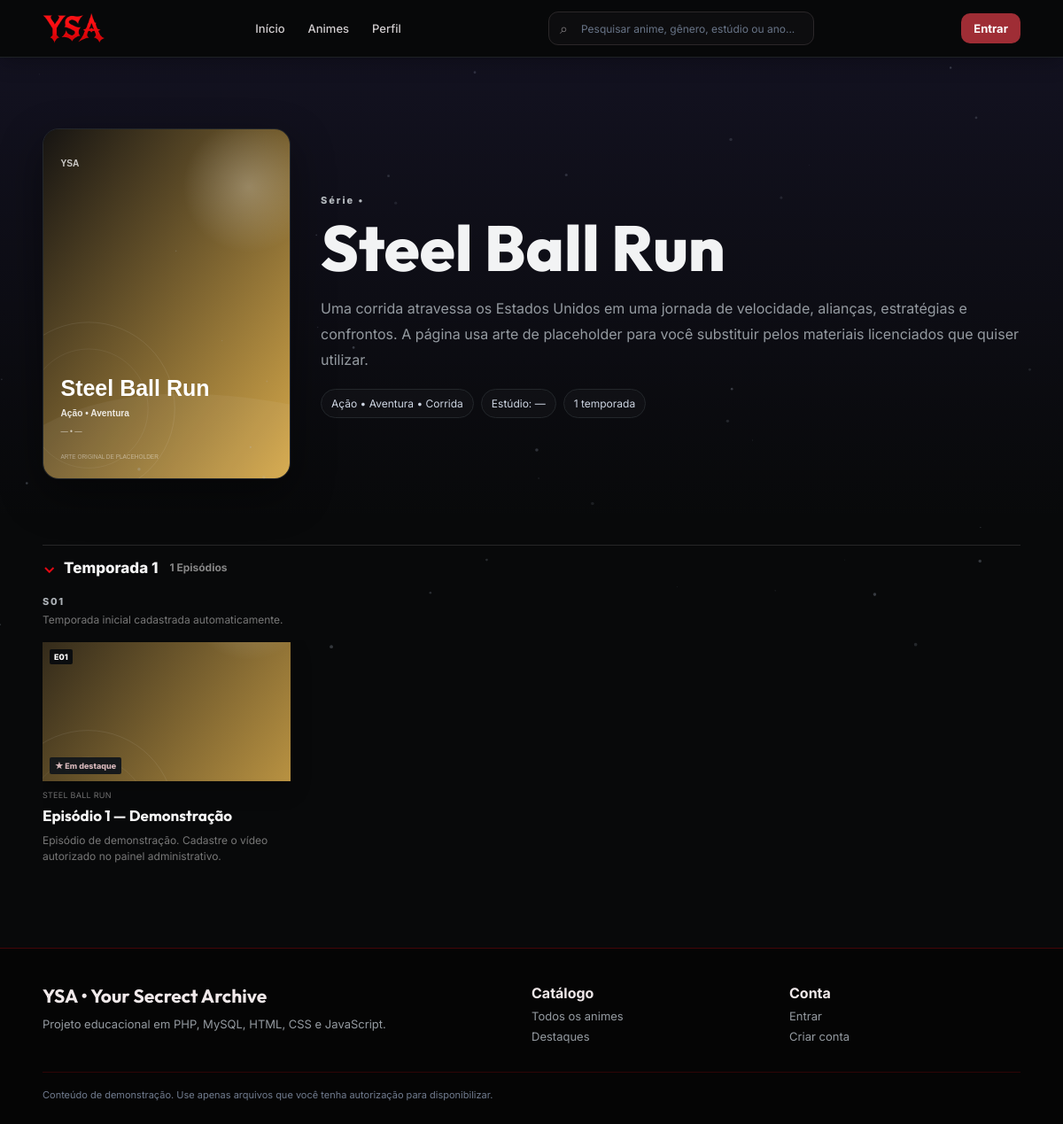
Screenshot of /pages/anime.php?slug=steel-ball-run with the database file from the repository.
### tables this page shows
CREATE TABLE animes (
    id INT UNSIGNED AUTO_INCREMENT PRIMARY KEY,
    titulo VARCHAR(180) NOT NULL,
    slug VARCHAR(180) NOT NULL UNIQUE,
    tipo VARCHAR(40) NOT NULL DEFAULT 'Série',
    ano SMALLINT NULL,
    generos VARCHAR(255) NOT NULL,
    estudio VARCHAR(120) NOT NULL,
    sinopse TEXT NULL,
    poster VARCHAR(500) NOT NULL,
    destaque TINYINT(1) NOT NULL DEFAULT 0,
    criado_em DATETIME NOT NULL DEFAULT CURRENT_TIMESTAMP,
    atualizado_em DATETIME NOT NULL DEFAULT CURRENT_TIMESTAMP ON UPDATE CURRENT_TIMESTAMP,
    INDEX idx_anime_destaque (destaque)
);

CREATE TABLE temporadas (
    id INT UNSIGNED AUTO_INCREMENT PRIMARY KEY,
    anime_id INT UNSIGNED NOT NULL,
    numero INT UNSIGNED NOT NULL,
    titulo VARCHAR(120) NOT NULL,
    descricao VARCHAR(500) NULL,
    criado_em DATETIME NOT NULL DEFAULT CURRENT_TIMESTAMP,
    CONSTRAINT fk_temporada_anime FOREIGN KEY (anime_id) REFERENCES animes(id) ON DELETE CASCADE ON UPDATE CASCADE,
    UNIQUE KEY uq_temporada_anime_numero (anime_id, numero),
    INDEX idx_temporada_anime (anime_id)
);

CREATE TABLE episodios (
    id INT UNSIGNED AUTO_INCREMENT PRIMARY KEY,
    temporada_id INT UNSIGNED NOT NULL,
    numero INT UNSIGNED NOT NULL,
    titulo VARCHAR(180) NOT NULL,
    descricao VARCHAR(1000) NULL,
    thumb VARCHAR(500) NULL,
    video VARCHAR(1000) NULL,
    video_tipo ENUM('mp4','hls','youtube') NOT NULL DEFAULT 'mp4',
    destaque TINYINT(1) NOT NULL DEFAULT 0,
    criado_em DATETIME NOT NULL DEFAULT CURRENT_TIMESTAMP,
    atualizado_em DATETIME NOT NULL DEFAULT CURRENT_TIMESTAMP ON UPDATE CURRENT_TIMESTAMP,
    CONSTRAINT fk_episodio_temporada FOREIGN KEY (temporada_id) REFERENCES temporadas(id) ON DELETE CASCADE ON UPDATE CASCADE,
    UNIQUE KEY uq_episodio_temporada_numero (temporada_id, numero),
    INDEX idx_episodio_destaque (destaque)
);

### includes/database.php (called while the page is built, shortened)
<?php
function db(): PDO
{
    static $pdo = null;
    if ($pdo instanceof PDO) return $pdo;
    $dsn = 'mysql:host=' . DB_HOST . ';port=' . DB_PORT . ';dbname=' . DB_NAME . ';charset=' . DB_CHARSET;
    $pdo = new PDO($dsn, DB_USER, DB_PASS, [
        PDO::ATTR_ERRMODE => PDO::ERRMODE_EXCEPTION,
        PDO::ATTR_DEFAULT_FETCH_MODE => PDO::FETCH_ASSOC,
        PDO::ATTR_EMULATE_PREPARES => false,
    ]);
    return $pdo;
}

### includes/functions.php (called while the page is built, shortened)
<?php
require_once __DIR__ . '/database.php';
function e(?string $value): string { return htmlspecialchars((string)$value, ENT_QUOTES, 'UTF-8'); }
function url(string $path = ''): string {
    $base = rtrim(BASE_URL, '/');
    if ($path === '') return $base . '/';
    $path = str_replace('\\', '/', $path);
    return $base . '/' . ltrim($path, '/');
}
function find_anime_by_slug(string $slug): ?array {
    $stmt = db()->prepare('SELECT a.*, COUNT(e.id) total_episodios, COUNT(DISTINCT t.id) total_temporadas
                           FROM animes a LEFT JOIN temporadas t ON t.anime_id=a.id
                           LEFT JOIN episodios e ON e.temporada_id=t.id WHERE a.slug=? GROUP BY a.id LIMIT 1');
    $stmt->execute([$slug]); $r=$stmt->fetch(); return $r ?: null;
}
function all_seasons(?int $animeId = null): array {
    if ($animeId !== null) {
        $stmt = db()->prepare("SELECT t.*, a.titulo anime_titulo, COUNT(e.id) total_episodios
                               FROM temporadas t INNER JOIN animes a ON a.id=t.anime_id
                               LEFT JOIN episodios e ON e.temporada_id=t.id
                               WHERE t.anime_id=? GROUP BY t.id ORDER BY t.numero ASC");
        $stmt->execute([$animeId]); return $stmt->fetchAll();
    }
    return db()->query("SELECT t.*, a.titulo anime_titulo, COUNT(e.id) total_episodios
                        FROM temporadas t INNER JOIN animes a ON a.id=t.anime_id
                        LEFT JOIN episodios e ON e.temporada_id=t.id
                        GROUP BY t.id ORDER BY a.titulo ASC,t.numero ASC")->fetchAll();
}
function episodes_by_anime(int $animeId): array {
    $stmt=db()->prepare("SELECT e.*,t.numero temporada_numero,t.titulo temporada_titulo
                         FROM episodios e INNER JOIN temporadas t ON t.id=e.temporada_id
                         WHERE t.anime_id=? ORDER BY t.numero ASC,e.numero ASC");
    $stmt->execute([$animeId]); return $stmt->fetchAll();
}

### pages/anime.php (the view, shortened to what this page needs)
<?php
$slug = trim((string)($_GET['slug'] ?? ''));
$anime = find_anime_by_slug($slug);
$seasons = all_seasons((int)$anime['id']);
$episodes = episodes_by_anime((int)$anime['id']);
$progressMap = is_logged_in()
    ? episode_progress_map((int)current_user()['id'], array_map('intval', array_column($episodes, 'id')))
    : [];
$currentSeason = null;
if (!$currentSeason && $seasons) {
    $currentSeason = $seasons[0];
}
require __DIR__ . '/../includes/header.php';
?>
<main>
    <section class="detail-hero">
        <div class="container detail-grid reveal">
            <div class="detail-poster">
                <img src="<?= e(url($anime['poster'])) ?>" alt="<?= e($anime['titulo']) ?>">
            </div>
            <div class="detail-copy">
                <span class="section-kicker"><?= e($anime['tipo']) ?> • <?= e((string)$anime['ano']) ?></span>
                <h1><?= e($anime['titulo']) ?></h1>
                <p class="detail-synopsis"><?= e($anime['sinopse']) ?></p>
                <div class="chips">
                    <span><?= e($anime['generos']) ?></span>
                    <span>Estúdio: <?= e($anime['estudio']) ?></span>
                    <span><?= (int)$anime['total_temporadas'] ?> temporada<?= (int)$anime['total_temporadas'] === 1 ? '' : 's' ?></span>
                </div>
            </div>
        </div>
    </section>
    <section
        class="section season-section container"
        id="animeSeasons"
        data-anime-slug="<?= e($slug) ?>"
        data-base-url="<?= e(url('pages/anime.php?slug=' . rawurlencode($slug))) ?>"
    >
        <?php if ($currentSeason): ?>
            <div class="season-toolbar">
                <div class="season-toolbar-title">
                    <div class="season-picker" id="seasonPicker">
                        <button
                            type="button"
                            class="season-picker-trigger"
                            id="seasonPickerTrigger"
                            aria-expanded="false"
                            aria-controls="seasonPickerMenu"
                        >
                            <span class="season-picker-chevron" aria-hidden="true">⌄</span>
                            <span class="season-picker-current" id="seasonPickerCurrent"><?= e($currentSeason['titulo']) ?></span>
                            <span class="season-picker-count" id="seasonPickerCount">
                                <?php
                                $selectedEpisodeCount = 0;
                                foreach ($episodes as $episode) {
                                    if ((int)$episode['temporada_id'] === (int)$currentSeason['id']) {
                                        $selectedEpisodeCount++;
                                    }
                                }
                                echo $selectedEpisodeCount;
                                ?> Episódios
                            </span>
                        </button>
                    </div>
                </div>
            </div>
            <?php foreach ($seasons as $seasonPanel): ?>
                <?php
                $seasonId = (int)$seasonPanel['id'];
                $seasonEpisodes = array_values(array_filter(
                    $episodes,
                    fn($ep) => (int)$ep['temporada_id'] === $seasonId
                ));
                $isVisible = $seasonId === (int)$currentSeason['id'];
                ?>
                <div
                    class="season-episodes-panel<?= $isVisible ? ' is-active' : '' ?>"
                    data-season-panel="<?= $seasonId ?>"
                    <?= $isVisible ? '' : 'hidden' ?>
                >
                    <div class="season-active-meta">
                        <div>
                            <span class="season-number">S<?= str_pad((string)$seasonPanel['numero'], 2, '0', STR_PAD_LEFT) ?></span>
                            <?php if (!empty($seasonPanel['descricao'])): ?>
                                <p><?= e($seasonPanel['descricao']) ?></p>
                            <?php endif; ?>
                        </div>
                    </div>
                    <div class="episode-row" aria-label="Episódios da <?= e($seasonPanel['titulo']) ?>">
                        <?php foreach ($seasonEpisodes as $ep): $progress = $progressMap[(int)$ep['id']] ?? null; ?>
                            <a
                                class="episode-card episode-card-stream reveal"
                                href="<?= e(url('pages/assistir.php?ep=' . (int)$ep['id'])) ?>"
                            >
                                <div class="episode-thumb">
                                    <img src="<?= e(url($ep['thumb'] ?: 'assets/img/anime/generic.svg')) ?>" alt="">
                                    <span class="episode-num">E<?= str_pad((string)$ep['numero'], 2, '0', STR_PAD_LEFT) ?></span>
                                    <?php if (!empty($ep['destaque'])): ?>
                                        <span class="featured">★ Em destaque</span>
                                    <?php endif; ?>
                                </div>
                                <div class="episode-body">
                                    <small><?= e($anime['titulo']) ?></small>
                                    <h3><?= e($ep['titulo']) ?></h3>
                                    <p><?= e($ep['descricao'] ?: 'Sem descrição cadastrada.') ?></p>
                                </div>
                            </a>
                        <?php endforeach; ?>
                    </div>
                </div>
            <?php endforeach; ?>
        <?php endif; ?>
    </section>
</main>
<?php require __DIR__ . '/../includes/footer.php'; ?>

### rows the page displays
animes: poster (picture), tipo "Série", titulo "Steel Ball Run", sinopse "Uma corrida atravessa os Estados Unidos em uma jornada de velocidade, alianças, estratégias e confrontos. A página usa arte de placeholder para você substituir pelos materiais licenciados que quiser utilizar.", generos "Ação • Aventura • Corrida", estudio "—", titulo "STEEL BALL RUN"
temporadas: titulo "Temporada 1", numero "01", descricao "Temporada inicial cadastrada automaticamente."
episodios: thumb (picture), numero "01", destaque "★ Em destaque", titulo "Episódio 1 — Demonstração", descricao "Episódio de demonstração. Cadastre o vídeo autorizado no painel administrativo."

### other values shown
$anime['total_temporadas'] "1"
$selectedEpisodeCount "1"
